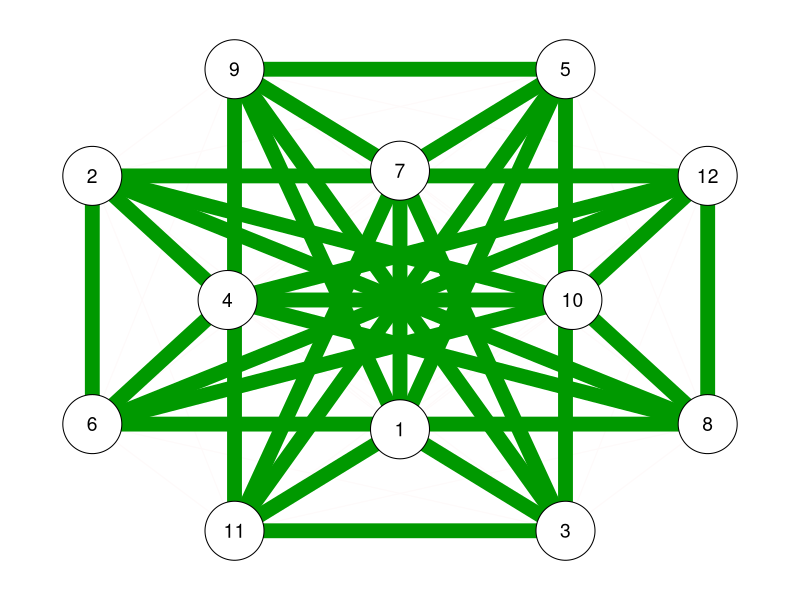
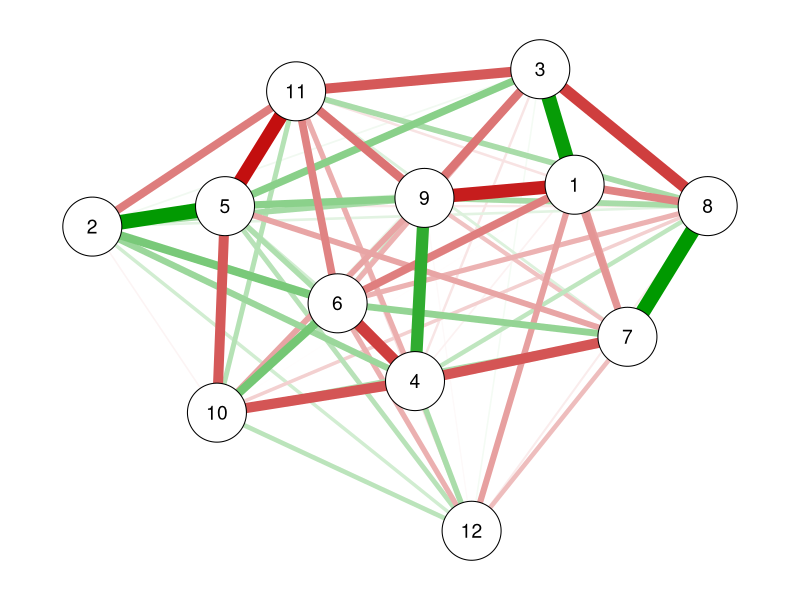
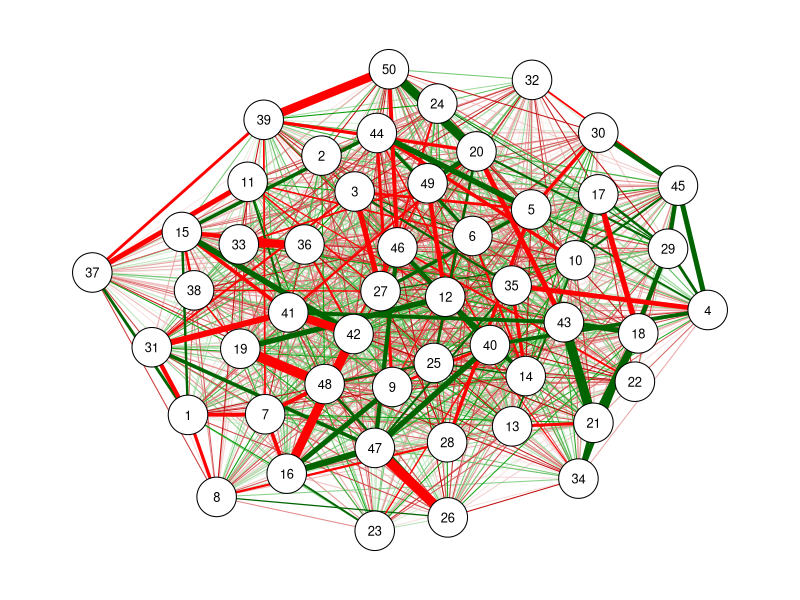

Source code (R) for these figures, in order: (Note: this script raises an error after producing the figures.)

#################################################
# NEW FUNCTIONALITY, i.e. community visualization -----------------------------
#################################################

ComDetQ <- function(g,  # qgraph object
                    type = c("spinglass",  # choice between walktrap
                             "walktrap"),  # and spinglass community detection
                    iterate = 15,  # number of steps/spins taken by the algorithm
                    negEdges = FALSE,  # if negative edges are considered by spinglass
                    size = 1.1,  # size of communityclouds
                    res = 100,  # smoothness of community clouds - not used in shiny
                    comCol = c("rainbow",  # color palettes
                               "heat.colors", 
                               "cm.colors", 
                               "topo.colors", 
                               "terrain.colors", 
                               "rainbow_hcl", 
                               "diverge_hcl",
                               "terrain_hcl", 
                               "sequential_hcl"),
                    nodeColored = TRUE # should nodes be additionally set off by color?
){
  
  # Load necessary packages (loaded again because function should run independently)
  library("qgraph")  # important for network plotting
  library("igraph")  # important for community detection
  library("colorspace")  # important for color palettes
  library("scales")   # important for transparent colors
  
  ##################
  # ERROR MESSAGES #
  ##################
  
  if (!type %in% c("walktrap","spinglass")){
    stop("'type' argument must be one of 'walktrap', 'spinglass'")
  }
  # would stop the function if any other comDet was given
  
  if (!comCol %in% c("rainbow",  
                     "heat.colors", 
                     "cm.colors", 
                     "topo.colors", 
                     "terrain.colors", 
                     "rainbow_hcl", 
                     "diverge_hcl",
                     "terrain_hcl", 
                     "sequential_hcl")){
    stop("'comCol' argument must be one of 'rainbow', 'heat.colors',
         'cm.colors', 'topo.colors', 'terrain.colors', 'rainbow_hcl',
         'diverge_hcl', 'terrain_hcl', 'sequential_hcl'")
  }
  # would stop if comCol is not a prespecified color
  
  if (type == "spinglass" & iterate > 100){
    warning("If iterate > 100, spinglass might take a while to estimate.")
  } # warning message if spinglass is used in combination with
  # large number of iterations
  
  if (type == "walktrap" & negEdges){
    warning("Walktrap does not take negative edges into account.")
  } # warning message if walktrap and negEdges is used in combination
  
  if (size > 8){
    stop("'size' argument should not exceed 8.
         Otherwise, your clouds exceed the plotting area.")
  } # stops if size will result in enormous clouds
  
  if (res > 150){
    stop("Decrease the smoothness of your clouds (res).
         Otherwise, plotting takes very long. res should
         not exceed 150.")
  } # self-explanatory
  
  
  #########################
  ## COMMUNITY DETECTION ##
  #########################
  
  ig <-  as.igraph(g)  # transform qgraph into igraph object to run community detection
  
  ###########################################
  #      Spinglass community detection      #
  ###########################################
  
  if(type == "spinglass"){
    
    if(negEdges == FALSE){  # negative edges not accounted for
      sg <- spinglass.community(ig, spins = iterate)  # determine communities
      comMembership <- sg$membership  # retrieve membership per node
      noMembership <- as.vector(table(sg$membership))  # determine number of membership
    }
    
    if(negEdges == TRUE){  # negative edges accounted for
      sg <- spinglass.community(ig, spins = iterate, implementation = "neg")  # determine communities
      comMembership <- sg$membership  # retrieve membership per node
      noMembership <- as.vector(table(sg$membership))  # determine number of membership
    }
  }
  
  ##########################################
  #      Walktrap community detection      #
  ##########################################
  
  if(type == "walktrap"){
    wk <- walktrap.community(ig, steps = iterate)  # determine communities
    comMembership<- wk$membership  # retrieve membership per node
    noMembership <- as.vector(table(wk$membership))  # determine number of membership
  }
  
  #########################################################
  ##   Function to CALCULATE COEFFICIENTS surrounding    ##
  ##                      the nodes                      ##
  ##            which takes nodesize into account        ##
  ##            with much help by Sacha Epskamp          ##
  #########################################################
  
  Outline <- function(g,  # graph object (as in ComDetQ function)
                      size = 1.1,  # size of the clouds (as in ComDetQ function)
                      res = 100){  # resolution of the clouds 
    # (i.e. how smooth should they be)
    
    # Layout - x-y coefficients of node origins
    Layout <- g$layout
    
    # Vsize - width and height of the nodes
    vSize1 <- g$graphAttributes$Nodes$width
    vSize2 <- g$graphAttributes$Nodes$height
    
    # Shape - shape of the nodes
    shape <- g$graphAttributes$Nodes$shape
    
    # Number of nodes - number of nodes in the graph
    nNodes <- g$graphAttributes$Graph$nNodes
    
    # For every node, compute its outline coordinates:
    coeffEdge <- do.call(rbind, # Binds the results of 
                         # (x-y-coordinates of all nodes (number equal to res times number of nodes)):
                         lapply(seq_len(nNodes),  # 1. Creates a vector with length(i) = no of nodes
                                function(i){  # i is then equal to the no of nodes
                                  do.call(rbind,  # Binds the results of 
                                          # (all x-y-coordinates (number equal to res) on the edge of one node):
                                          lapply(seq(0, 2*pi, length = res + 1)[-1],  # 2. Creates a vector 
                                                 # (i.e. rotation values) with length of 
                                                 # res + 1 [minus the first value, which is a collateral value of 0] 
                                                 # whose values will be used in the internal qgraph function 
                                                 # called Cent2Edge (see beneath)...
                                                 # (Sacha Epkamp pointed me to it when I could not figure out 
                                                 # a way to adjust the coordinates to different nodeshapes; 
                                                 # it took him several weeks to write that function)
                                                 function(r){  # r = vector created at 2.
                                                   qgraph:::Cent2Edge(
                                                     Layout[i, 1],
                                                     Layout[i, 2],  # Cent2Edge takes the origin of each node 
                                                     # (i.e. coefficients of the center),
                                                     r,  # takes the rotation vector 
                                                     # r <- seq(0, 2*pi, length = res +1)[-1] (see above)
                                                     # and determines the coefficients of a number of points 
                                                     # (number equal to the length of res), on the edge of the 
                                                     # node with the same distance from the origin using trigonometric 
                                                     # functions. See the documentation for a more detailed explanation 
                                                     # of the math behind this function and an explanation for why I used it.
                                                     cex = size*vSize1[i],
                                                     cex2 = size*vSize2[i],   # multiplying the result by nodesize of each node
                                                     shape = shape[i])  # taking shape into account.
                                                   # and increasing the radius/size of the enclosing
                                                   # object by size = size specified in the outline function
                                                 }
                                          )
                                  )
                                }
                         )
    )
    
    return(coeffEdge) # Returns the bound list of calculated coefficients
  }
  # Function Outline() computes coefficients of points that are equidistant from
  # the center of each node in the graph. These points are calculated
  # such that each subsequent point is rotated across the full circumference of 
  # the node. Thus, these new points create an outline around the node that can
  # vary in radius. 
  
  ########################################
  # Calculate coordinates of given graph #
  ########################################
  
  coords <- Outline(g, size = size, res = res)
  # Uses the Outline() function to calculate the coefficients surrounding the
  # graph nodes given in the ComDetQ function and the size and resolution 
  # provided there.
  
  ##########################
  # Create a layout matrix #
  ##########################
  
  layoutMatrix <- matrix(c(coords, rep(comMembership, each = res)), ncol = 3)
  # Creates a matrix with 3 columns in which the first two columns represent 
  # the coordinates calculated by Outline() and puts the membershipvector in 
  # the third column after repeating each node membership as many times as 
  # there were coordinates calculated (i.e. res, default = 100)
  
  #################################################
  ### Group coordinates according to membership ###
  #################################################
  
  groupedLayoutMatrix <- list()
  
  for (i in 1:length(unique(comMembership))) {
    groupedLayoutMatrix[[i]] <- subset(layoutMatrix, layoutMatrix[,3] == i)
  }
  # This for loop subsets the layout matrix and creates a list in which each 
  # listelement represents a matrix with only those coefficients in there that
  # belong to one group. If I had more time I would vectorize this as well with
  # the help of lapply.
  
  #######################
  # Define COLORpalette #
  #######################
  
  if (comCol == "rainbow"){
    colVector <- rainbow(length(unique(comMembership)))
  }
  if (comCol == "heat.colors"){
    colVector <- heat.colors(length(unique(comMembership)))
  }
  if (comCol == "cm.colors"){
    colVector <- cm.colors(length(unique(comMembership)))
  }
  if (comCol == "topo.colors"){
    colVector <- topo.colors(length(unique(comMembership)))
  }
  if (comCol == "terrain.colors"){
    colVector <- terrain.colors(length(unique(comMembership)))
  }
  if (comCol == "rainbow_hcl"){
    colVector <- rainbow_hcl(length(unique(comMembership)))
  }
  if (comCol == "diverge_hcl"){
    colVector <- diverge_hcl(length(unique(comMembership)))
  }
  if (comCol == "terrain_hcl"){
    colVector <- terrain_hcl(length(unique(comMembership)))
  }
  if (comCol == "sequential_hcl"){
    colVector <- sequential_hcl(length(unique(comMembership)))
  }
  
  transparency <- c(rep(0.7/length(noMembership), each = length(noMembership)))
  # Adapt transparency of clouds to the amount of communities there are
  
  ###############################
  # PLOT GRAPH WITH COMMUNITIES #
  ###############################
  
  if (nodeColored == TRUE) {
    qgraph(g, groups = as.factor(comMembership), legend = FALSE, palette = "gray")
  }
  
  if (nodeColored == FALSE){
    qgraph(g, legend = FALSE)
  }
  # Use gray node color to distinguish communities even more. Especially important 
  # in large graphs with many overlapping clusters - option chosen by user
  
  # Plot clouds 
  hull <- list()
  for (i in 1:length(unique(comMembership))) {
    hull[[i]] <- chull(groupedLayoutMatrix[[i]])  # row numbers of exterior points
    hull[[i]] <- c(hull[[i]], hull[[i]][1])  # add last coefficient to make recursive
    polygon(groupedLayoutMatrix[[i]][hull[[i]], ],  
            col = alpha(colVector[i:(length(unique(comMembership)))], transparency[i]), 
            border = alpha(colVector[i:(length(unique(comMembership)))], 1)) 
  } # end of cloudplotting
  
  } # end of NEW FUNCTIONALITY function

###########
# TESTING #
###########

# Create graph

library(qgraph)
set.seed(77)
g1 <- qgraph(cor(matrix(rnorm(24),12,12)), layout = "spring")
g2 <- qgraph(cor(matrix(rnorm(12^2),12,12)), layout = "spring")
g3 <- qgraph(cor(matrix(rnorm(50^2),50,50)), layout = "spring")


# Test against igraph plotting

library(igraph)
ig1 <- as.igraph(g1)
sig1 <- spinglass.community(ig1)
plot(sig1, ig1, layout = g1$layout)

ComDetQ(g1, type = "spinglass", nodeColored = TRUE, comCol = "heat.colors")

ig2 <- as.igraph(g2)
wkig2 <- walktrap.community(ig2, steps = 2)
plot(wkig2, ig2, layout = g2$layout)

ComDetQ(g2, type = "walktrap", negEdges = TRUE, iterate = 2, res =150, size = 1.2, 
        nodeColored = TRUE, comCol = "heat.colors" )

ig3 <- as.igraph(g3)
sig3 <- spinglass.community(ig3)
plot(sig3, ig3, layout = g3$layout)

ComDetQ(g3, type = "spinglass", nodeColored = TRUE, comCol = "rainbow")

# All visualizations show the same result.
# Warning messages work.
